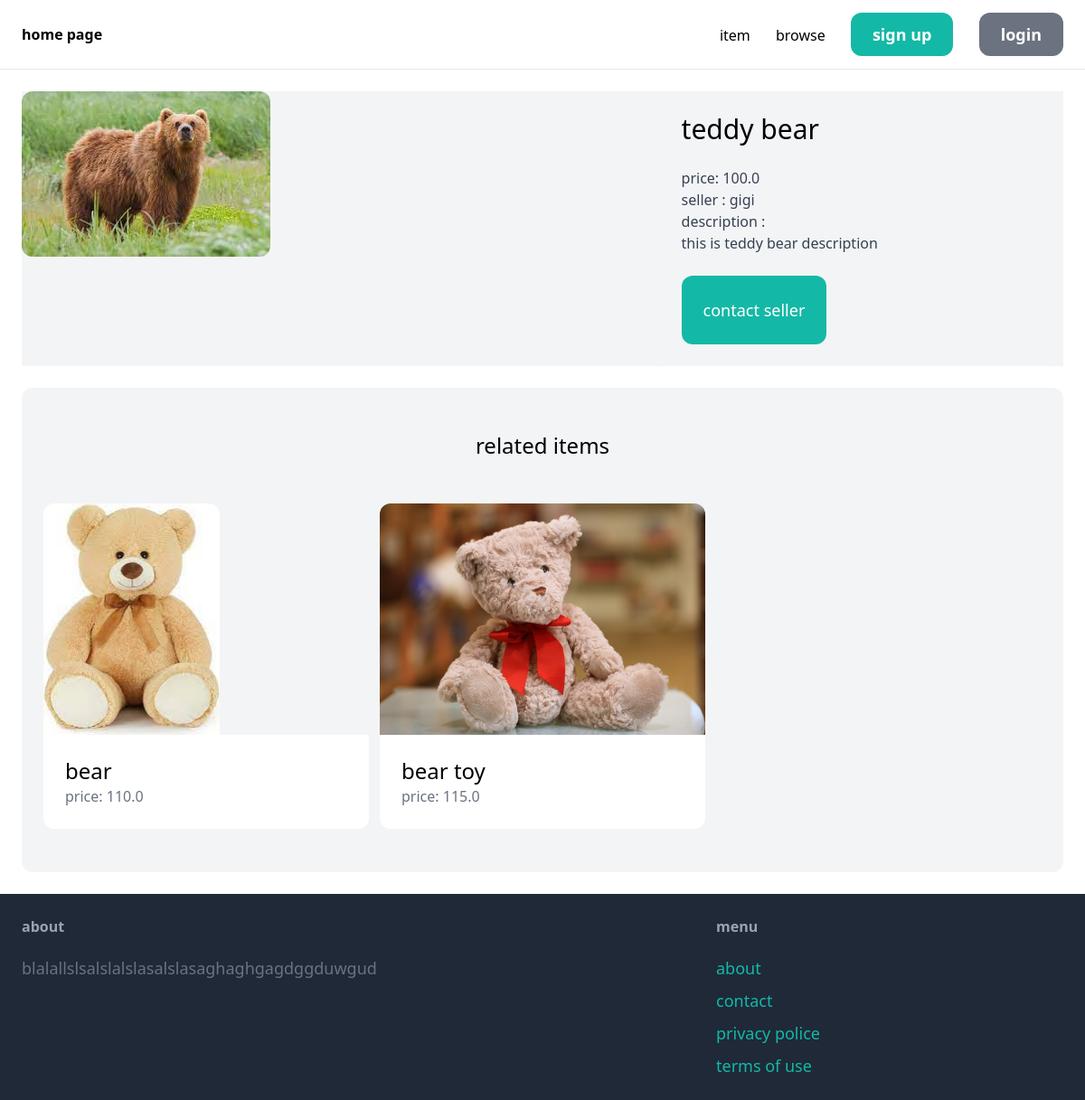
Screenshot of /item/1/ with the database file from the repository.
### item/models.py (models this page shows, shortened)
class Item(models.Model):
    name = models.CharField(max_length=255)
    category = models.ForeignKey(Category, related_name='items', on_delete=models.CASCADE)
    descriotion = models.TextField(blank=True, null=True)
    price = models.FloatField()
    image = models.ImageField(upload_to='item_images', blank=True, null=True)
    is_sold = models.BooleanField(default=False)
    created_by = models.ForeignKey(User, related_name='items', on_delete=models.CASCADE)
    created_at = models.DateField(auto_now_add=True)

### item/views.py (the view)
# urls.py: path('<int:pk>/', views.detail, name='detail'),
def detail(request, pk):
    item = get_object_or_404(Item, pk=pk)
    related_items = Item.objects.filter(category=item.category, is_sold=False).exclude(pk=pk)[0:3]
    return render(request, 'detail.html' , {
        'item' : item ,
        'related_items' :related_items
    })

### templates/detail.html (shortened to what this page needs)
{%  extends 'index.html' %}
{% block content %}
<div class="grid grid-cols-5 gap-6 bg-gray-100">
    <div class="col-span-3 ">
        <img src="{{ item.image.url }}" class="rounded-xl">
    </div>
    <div class="col-span-2 p-6 bg-gray-100 rounded-xl ">
        <h1 class="mb-6 text-3xl">{{ item.name }}</h1>
        <p class="text-gray-700">price: {{ item.price }}</p>
        <p class="text-gray-700">seller : {{ item.created_by.username }}</p>
        {% if item.descriotion %}
        <p class="text-gray-700">description :<br>{{ item.descriotion }}</p>
        {% endif %}
        <a href="#" class="inline-block mt-6 px-6 py-6 text-lg  text-lg bg-teal-500 text-white rounded-xl hover:bg-teal-700">contact seller</a>
    </div>
</div>
<div class="mt-6 px-6 py-12 bg-gray-100 rounded-xl">
    <h2 class="mb-12 text-center text-2xl"> related items </h2>
    <div class="grid grid-cols-3 gap-3">
       {% for item in related_items %}
       <div>
          <a href="{% url 'item:detail' item.id %}">
             <div>
                <img src="{{ item.image.url }}" class="rounded-t-xl h-64  ">
             </div>
             <div class="p-6 bg-white  rounded-b-xl">
                <h2 class="text-2xl">{{ item.name }}</h2>
                <p class="text-gray-500">price: {{ item.price }}</p>
             </div>
          </a>
       </div>
       {% endfor %}
    </div>
 </div>
{% endblock %}

### rows the page displays
Item: image (picture), name "teddy bear", price "100.0", created_by.username "gigi", descriotion "this is teddy bear description"
Item: image (picture), name "bear", price "110.0"
Item: image (picture), name "bear toy", price "115.0"
